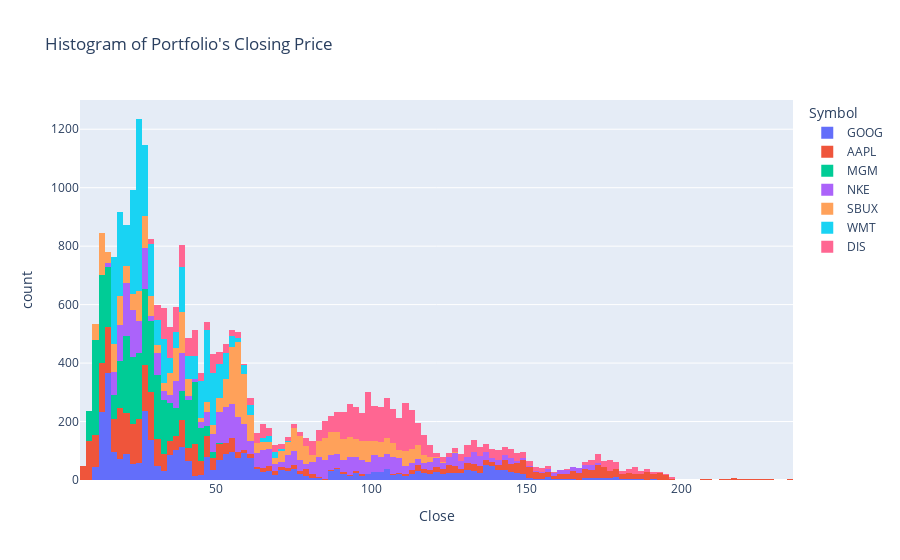

The cell this chart's notebook holds for it:
### Code cell
fig = px.histogram(portfolio,x='Close',
                   color='Symbol',title="Histogram of Portfolio's Closing Price")
fig.show()

### Figure 1 — Plotly figure (JSON) as saved in the notebook; plotly's stock layout.template omitted (floating-point values rounded to 4 significant figures; data arrays with more than 128 entries replaced by an {"elided": "..."} marker saying what was removed)
{"data": [{"alignmentgroup": "True", "bingroup": "x", "hovertemplate": "Symbol=GOOG<br>Close=%{x}<br>count=%{y}<extra></extra>", "legendgroup": "GOOG", "marker": {"color": "#636efa", "pattern": {"shape": ""}}, "name": "GOOG", "offsetgroup": "GOOG", "orientation": "v", "showlegend": true, "type": "histogram", "x": {"elided": "3682 float values"}, "xaxis": "x", "yaxis": "y"}, {"alignmentgroup": "True", "bingroup": "x", "hovertemplate": "Symbol=AAPL<br>Close=%{x}<br>count=%{y}<extra></extra>", "legendgroup": "AAPL", "marker": {"color": "#EF553B", "pattern": {"shape": ""}}, "name": "AAPL", "offsetgroup": "AAPL", "orientation": "v", "showlegend": true, "type": "histogram", "x": {"elided": "3682 float values"}, "xaxis": "x", "yaxis": "y"}, {"alignmentgroup": "True", "bingroup": "x", "hovertemplate": "Symbol=MGM<br>Close=%{x}<br>count=%{y}<extra></extra>", "legendgroup": "MGM", "marker": {"color": "#00cc96", "pattern": {"shape": ""}}, "name": "MGM", "offsetgroup": "MGM", "orientation": "v", "showlegend": true, "type": "histogram", "x": {"elided": "3682 float values"}, "xaxis": "x", "yaxis": "y"}, {"alignmentgroup": "True", "bingroup": "x", "hovertemplate": "Symbol=NKE<br>Close=%{x}<br>count=%{y}<extra></extra>", "legendgroup": "NKE", "marker": {"color": "#ab63fa", "pattern": {"shape": ""}}, "name": "NKE", "offsetgroup": "NKE", "orientation": "v", "showlegend": true, "type": "histogram", "x": {"elided": "3682 float values"}, "xaxis": "x", "yaxis": "y"}, {"alignmentgroup": "True", "bingroup": "x", "hovertemplate": "Symbol=SBUX<br>Close=%{x}<br>count=%{y}<extra></extra>", "legendgroup": "SBUX", "marker": {"color": "#FFA15A", "pattern": {"shape": ""}}, "name": "SBUX", "offsetgroup": "SBUX", "orientation": "v", "showlegend": true, "type": "histogram", "x": {"elided": "3682 float values"}, "xaxis": "x", "yaxis": "y"}, {"alignmentgroup": "True", "bingroup": "x", "hovertemplate": "Symbol=WMT<br>Close=%{x}<br>count=%{y}<extra></extra>", "legendgroup": "WMT", "marker": {"color": "#19d3f3", "pattern": {"shape": ""}}, "name": "WMT", "offsetgroup": "WMT", "orientation": "v", "showlegend": true, "type": "histogram", "x": {"elided": "3682 float values"}, "xaxis": "x", "yaxis": "y"}, {"alignmentgroup": "True", "bingroup": "x", "hovertemplate": "Symbol=DIS<br>Close=%{x}<br>count=%{y}<extra></extra>", "legendgroup": "DIS", "marker": {"color": "#FF6692", "pattern": {"shape": ""}}, "name": "DIS", "offsetgroup": "DIS", "orientation": "v", "showlegend": true, "type": "histogram", "x": {"elided": "3682 float values"}, "xaxis": "x", "yaxis": "y"}], "layout": {"barmode": "relative", "legend": {"title": {"text": "Symbol"}, "tracegroupgap": 0}, "title": {"text": "Histogram of Portfolio's Closing Price"}, "xaxis": {"anchor": "y", "domain": [0, 1], "title": {"text": "Close"}}, "yaxis": {"anchor": "x", "domain": [0, 1], "title": {"text": "count"}}}}
